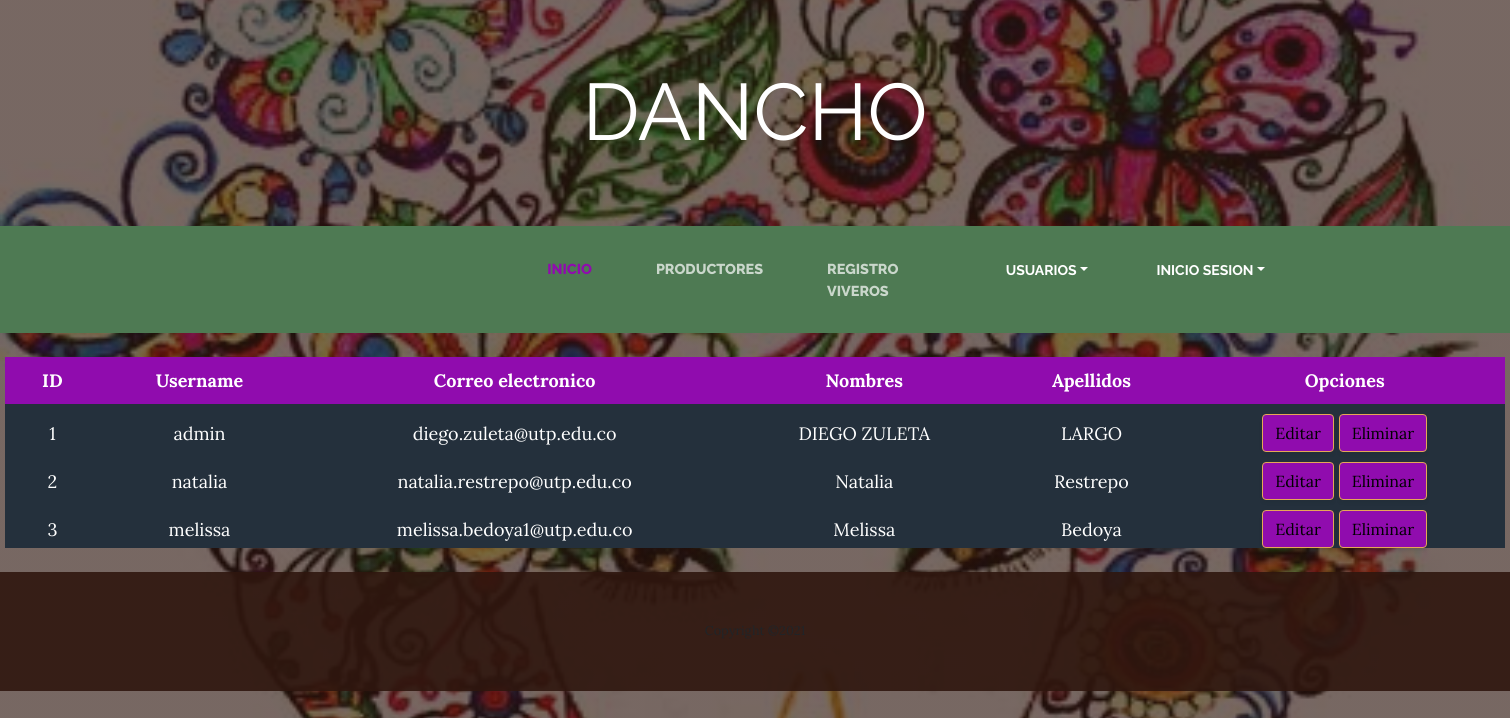
/usuarios/listadoUsuarios/ (signed in), run on the app's committed database.
### Usuario/models.py (models this page shows, shortened)
class Usuario(AbstractBaseUser):
    username = models.CharField('Nombre de usuario', unique=True, max_length=100)
    email = models.EmailField('Correo electronico', max_length=254, unique=True)
    nombres = models.CharField('Nombres', max_length=200, blank=True, null=True)
    apellidos = models.CharField('Apellidos', max_length=200, blank=True, null=True)
    usuario_activo = models.BooleanField(default=True)
    usuario_administrador = models.BooleanField(default=False)
    objects = UsuarioManager()
    USERNAME_FIELD = 'username'
    REQUIRED_FIELDS = ['email', 'nombres', 'apellidos']
    @property
    def is_staff(self):
        return self.usuario_administrador

### Usuario/views.py (the view)
# urls.py: path('listadoUsuarios/', login_required(ListadoUsuario.as_view()), name = 'listar_usuario'),
class ListadoUsuario(ListView):
    model = Usuario
    template_name = 'usuario/listarUsuario.html'
    queryset = Usuario.objects.filter(usuario_activo=True)

### Usuario/templates/Usuario/listarUsuario.html (shortened to what this page needs)
{% extends "vivero/base.html"%}
{% load static %}
{% block content %}
<head>
    <link rel="stylesheet" type="text/css" href="{% static 'css/tablaproductores.css' %}">
</head>
<br>
{% if object_list %}
<table>
    <thead>
        <tr>
            <th>ID</th>
            <th>Username</th>
            <th>Correo electronico</th>
            <th>Nombres</th>
            <th>Apellidos</th>
            <th>Opciones</th>
        </tr>
    </thead>
    <tbody>
        {% for usuario in object_list %}
        <tr>
            <td>{{ usuario.id }}</td>
            <td>{{ usuario.username }}</td>
            <td>{{ usuario.email }}</td>
            <td>{{ usuario.nombres }}</td>
            <td>{{ usuario.apellidos }}</td>
            <td><a class="btn btn-primary" href="{% url 'usuario:actualizar_usuario' usuario.id %}" style="color: black;">Editar</a>  <a class="btn btn-primary" href="{% url 'usuario:eliminar_usuario' usuario.id %}" style="color: black;">Eliminar</a></td>
        </tr>
        {% endfor %}
    </tbody>
</table>
<br>
{% endif %}
{% endblock %}

### static/css/tablaproductores.css (style rules this page uses)
table { width: 1500px; margin: auto; }
th { font-size: 18px; background: #900CAE; color: #fff; padding: 10px 20px; text-align: center; }
td { font-size: 18px; background: #24303c; color: #fff; text-align: center; padding: 10px 20px 0px; }

### data on the page
Usuario: id "1", username "admin", email "diego.zuleta@utp.edu.co", nombres "DIEGO ZULETA", apellidos "LARGO"
Usuario: id "2", username "natalia", email "natalia.restrepo@utp.edu.co", nombres "Natalia", apellidos "Restrepo"
Usuario: id "3", username "melissa", email "melissa.bedoya1@utp.edu.co", nombres "Melissa", apellidos "Bedoya"
